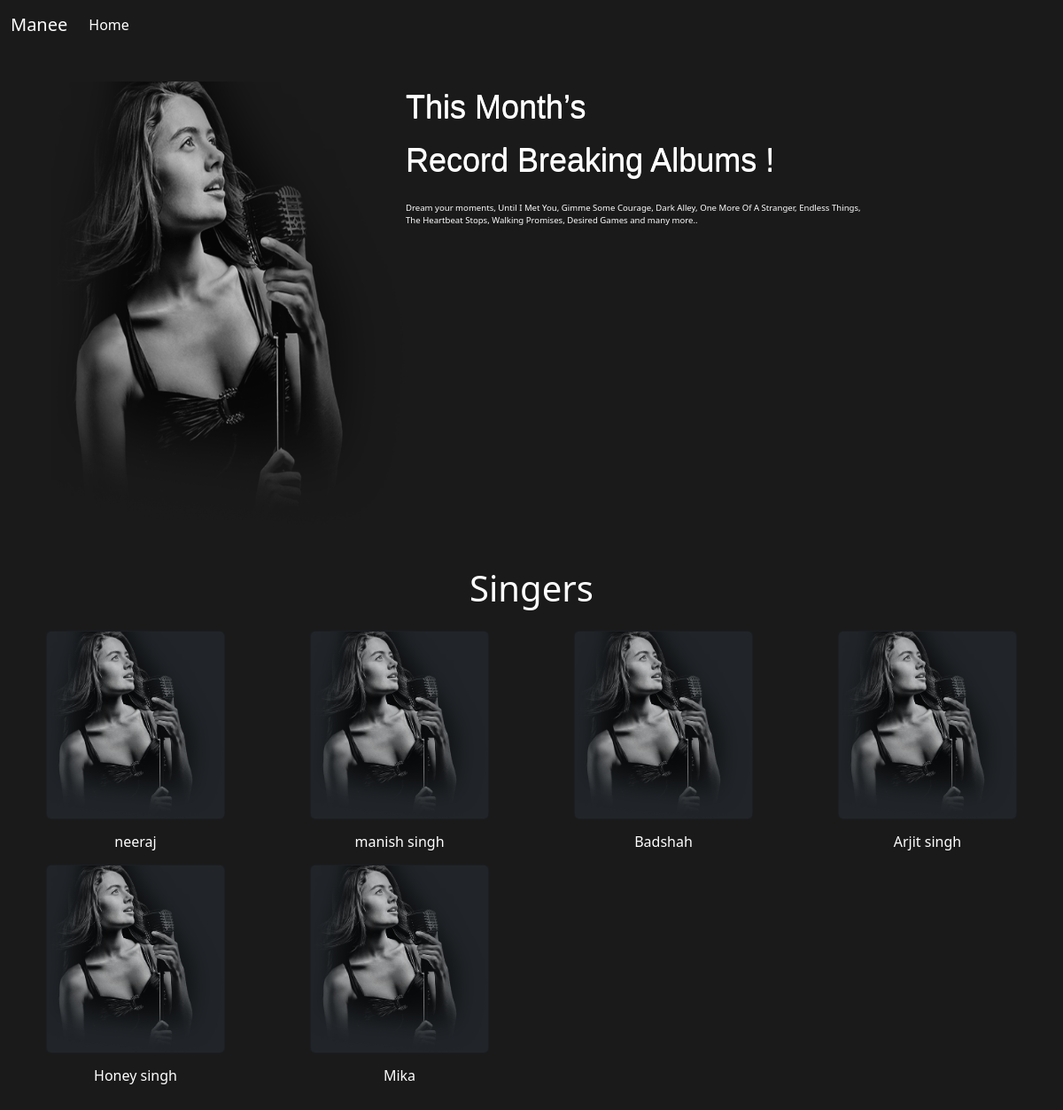
The page /all/Singers on the database its author committed.
### player/models.py (models this page shows, shortened)
class songs(models.Model):
    song_id=models.AutoField
    name=models.CharField(max_length=100 , default='')
    language=models.CharField(max_length=200,default='Hindi')
    singername=models.CharField(max_length=200,default='Mika')
    movie=models.CharField(max_length=500,default='unknown')
    type1=models.CharField(max_length=200,default='Romantic')
    image=models.ImageField(upload_to="images",default='images/banner.png')
    song=models.FileField( upload_to="songs",default="")

### player/views.py (the view, shortened to what this page needs)
# urls.py: path('all/<name>',views.allthings,name='allthing'),
def allthings(request,name):
    if(name=='Tracks'):
        song11=songs.objects.all()
        params={'songs':song11,'title':name}
    elif(name=='Singers'):
        singers=songs.objects.values('singername')
        sing={item['singername'] for item in singers}
        allsing=[]
        for singer in sing:
            singer_name=songs.objects.filter(singername=singer)
            allsing.append(singer_name)
        params={'songs':allsing ,'title':name}
    return render(request,'all.html',params)

### player/templates/all.html (shortened to what this page needs)
<!doctype html>
{% load static %}
<html lang="en">
<head>
    <link href="https://cdn.jsdelivr.net/npm/bootstrap@5.2.0-beta1/dist/css/bootstrap.min.css" rel="stylesheet"
>
    <link rel="stylesheet" href="{% static 'song.css'%}">
    <link rel="stylesheet" href="{% static 'ap.css'%}">
</head>
<body>
    <nav class="navbar navbar-expand-lg" id="navbar">
        <div class="container-fluid">
            <a class="navbar-brand" href="/">Manee</a>
            <div class="collapse navbar-collapse" id="navbarSupportedContent">
                <ul class="navbar-nav me-auto mb-2 mb-lg-0">
                    <li class="nav-item">
                        <a class="nav-link active" aria-current="page" href="/">Home</a>
                    </li>
                </ul>
            </div>
        </div>
    </nav>
    <div class="container pto-4" id="top-info">
        <div class="clearfix">
            <img src="{% static 'banner.png'%}" class="float-md-start mb-3 ms-md-3" id="top-info-image" alt="...">
            <p class="sizeh-50">This Month’s<br>
                Record Breaking Albums !</p>
            <p class="fso-5">
                Dream your moments, Until I Met You, Gimme Some Courage, Dark Alley, One More Of A Stranger, Endless
                Things, <br>The Heartbeat Stops, Walking Promises, Desired Games and many more..</p>
        </div>
    </div>
    {% if title == 'Singers' %}
    <div class="p-3" id="singers">
        <div class="text-center p-3 me-5">
            <h3 class="fs-1 ps-5">{{title}}</h3>
        </div>
        <div class="row">
            {% for singers in songs%}
            <div class="col-md-3 pso-5 peo-5">
                <div class="card bg-dark text-white">
                    <img src="{% static 'banner.png'%}" class="card-img img-fluid">
                    <div class="card-img-overlay">
                    </div>
                </div>
                <a href="/song/{{singers.0.singername}}">
                    <h5 class="card-title fs-6 p-3 text-center">{{singers.0.singername}}</h5>
                </a>
            </div>
            {% endfor %}
        </div>
    </div>
    {% endif %}
</body>
</html>

### static/song.css (style rules this page uses)
body { background-color: rgba(0, 0, 0, 0.898); color: white; }
#navbar a { color: white; }

### static/ap.css (style rules this page uses)
* { margin: 0; padding: 0; font-family: Font Awesome 5 Brands; }
a { text-decoration: none; color: white; }
body { background-color: rgba(0, 0, 0, 0.898); color: white; }
.sizeh-50 { font-size: 36px; line-height: 60px; font-weight: normal; color: white; font-family: 'Hammersmith One', sans-serif; text-shadow: 0 -1px 0 white; position: relative; font-family: 'Questrial', sans-serif; }
#top-info-image { height: 500px; width: 400px; }
#navbar a { color: white; }
.card-img-overlay { background-color: transparent; }
.ps-5 { padding-left: 3rem; }
.pto-4 { padding-top: 3vw; }
#top-info .fso-5 { font-size: 0.8vw; }
.pso-5 { padding-left: 3rem; }
.peo-5 { padding-right: 3rem; }

### rows shown on the page
songs: singername "neeraj"
songs: singername "manish singh"
songs: singername "Badshah"
songs: singername "Arjit singh"
songs: singername "Honey singh"
songs: singername "Mika"

### other values the page prints
{{ title }} "Singers"
